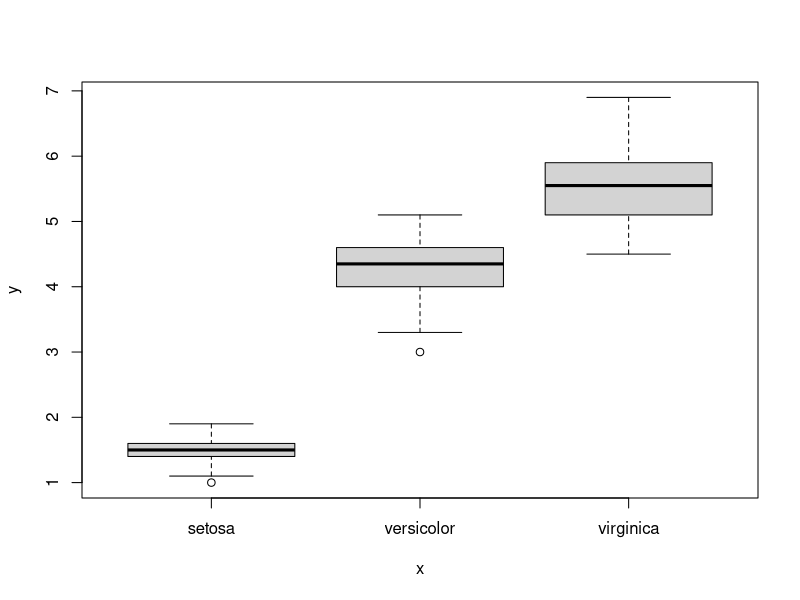
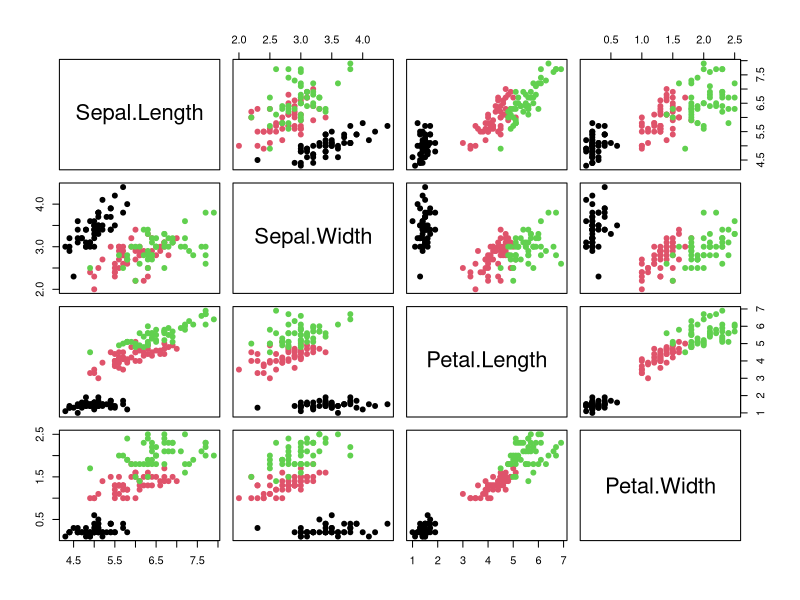

Write R code to recreate these figures, in order. (Note: this script raises an error after producing the figures.)
## ---- chunk 1
library(tidyverse)
data("iris")
## ---- chunk 2
knitr::opts_chunk$set(echo = TRUE)
## ---- chunk 3
#A) 
# YOUR CODE HERE
plot(iris$Species, iris$Petal.Length)
longest <- "virginica"


#B)
# YOUR CODE HERE
iris_setosa<- subset(iris, 
                      Species == "setosa")
iris_virginica<- subset(iris, 
                      Species == "virginica")
iris_versicolor <- subset(iris,
                       Species == "versicolor")
var(iris_setosa$Sepal.Width)
var(iris_virginica$Sepal.Width)
var(iris_versicolor$Sepal.Width)

variable <- "setosa"
## ---- chunk 4
#A)
# YOUR CODE HERE
plot(iris[,-5],
     col = iris$Species,
     pch = 19,
     )#choosing one column

png(filename = "/Users/jennyamsden/Desktop/  /WINTER2026/Biologist's Toolkit/BIOL3872/Lab 3/Figures/base_plot.png", width = 12, height = 12, units = "cm", res = 300)
## ---- chunk 5
#A)
# YOUR CODE HERE
library(ggplot2)
empty_plot <- ggplot(data = iris, aes(x = Species, y = Sepal.Width)) +
  labs(title = "Blank")

## ---- chunk 6
# FIX AND IMPLEMENT CODE BELOW
#ggplot(iris, aes(x = Petal.Length, y = Sepal.Lenth), color = "Species")+
 # geom_line(size = Petal.Width)+
  #theme_minimal()

# A)
# YOUR CODE HERE
library(ggplot2)
fixed_traits_plot <- ggplot(data = iris, aes(x = Petal.Length, y = Sepal.Length, color = Species)) +
  geom_point(aes(size = Petal.Width)) +
  theme_minimal()
## ---- chunk 7
# FIX AND IMPLEMENT CODE BELOW

#A) 
#ggplot(iris, aes(x = Sepal.Length, y = Sepal.Width, color = Species))+
#  geom_line(alpha = 0.5, aes(as.factor(Petal.Length)))+
#  theme(legend.position = "left")+
#  scale_x_continuous(limits = seq(0,Inf,2))

# YOUR CODE HERE
fixed_traits_plot_discrete <- ggplot(iris, aes(x = Sepal.Length, y = Sepal.Width, color = Species))+
  geom_hex(bins = 10) +
  theme(legend.position = "left")+
  scale_fill_viridis_b() +
facet_wrap(~Species)
## ---- chunk 8
# YOUR CODE HERE

#A)
# YOUR CODE HERE
petal_plot <- iris %>% 
  pivot_longer(cols = c(Petal.Length, Petal.Width),
               names_to = "Variable",
               values_to = "Measurement") %>% 
  ggplot(aes(x = Variable, y = Measurement, fill = Species))+
  geom_boxplot()+
  scale_fill_manual(aesthetics = c("setosa" = "forestgreen",
                    "versicolor" = "skyblue",
                    "virginica" = "maroon"))+
  theme_minimal(base_size = 12)
## ---- chunk 9
# YOUR CODE HERE

#A)
# YOUR CODE HERE
facet_petal_plot <- iris %>% 
  pivot_longer(cols = c(Petal.Length, Petal.Width),
               names_to = "Variable",
               values_to = "Measurement") %>% 
  ggplot(aes(x = Variable, y = Measurement)) +
  geom_point(aes(color = Species)) +
  geom_jitter(alpha = 0.5) +
  facet_wrap(~Species, space = "free_y")+
  scale_fill_manual(aesthetics = c("setosa" = "forestgreen",
                    "versicolor" = "skyblue",
                    "virginica" = "maroon"))+
  theme_minimal(base_size = 12)
#B)
# YOUR CODE HERE
facet_petal_plot_reorder <- iris %>% 
  pivot_longer(cols = c(Petal.Length, Petal.Width),
               names_to = "Variable",
               values_to = "Measurement") %>% 
  mutate(Species = factor(Species, levels = rev(levels(iris$Species)))) %>%
  ggplot(aes(x = Variable, y = Measurement)) +
  geom_point(aes(color = Species)) +
  geom_jitter(alpha = 0.5) +
  facet_wrap(~Species, space = "free_y")+
  scale_fill_manual(aesthetics = c("setosa" = "forestgreen",
                    "versicolor" = "skyblue",
                    "virginica" = "maroon"))+
  theme_minimal(base_size = 12)
## ---- chunk 10
#A)
# YOUR CODE HERE
iris <- iris %>% 
  mutate(iris, petal_area = Petal.Length*Petal.Width)

#B)
# YOUR CODE HERE
area_plot <- ggplot(iris, aes(x = petal_area, y = Sepal.Length, color = Species))+
  geom_point() +
  theme_classic()
## ---- chunk 11
#C)
# YOUR CODE HERE
ggsave("/Users/jennyamsden/Desktop/  /WINTER2026/Biologist's Toolkit/BIOL3872/Lab 3/Figures/area_plot.png",width = 12, height = 12, units = "cm", dpi = 300)

